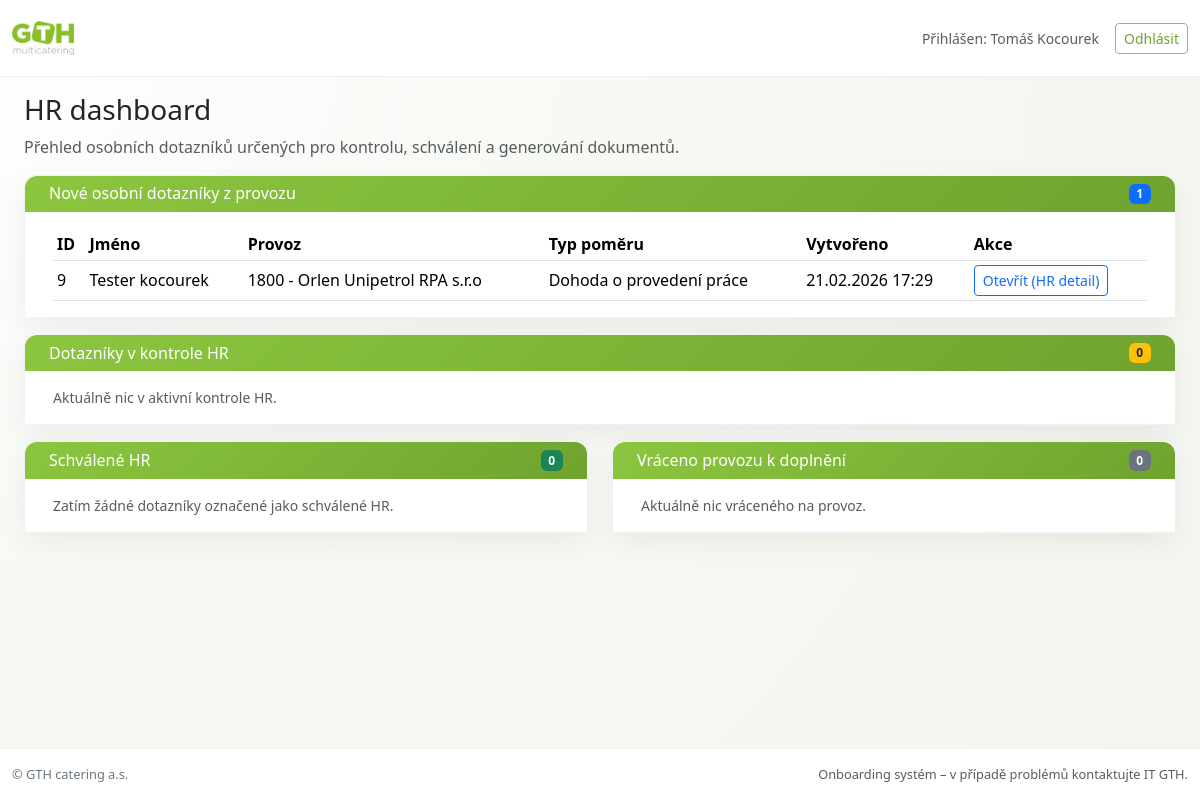
The page /hr/ (signed in) on the database as committed earlier.
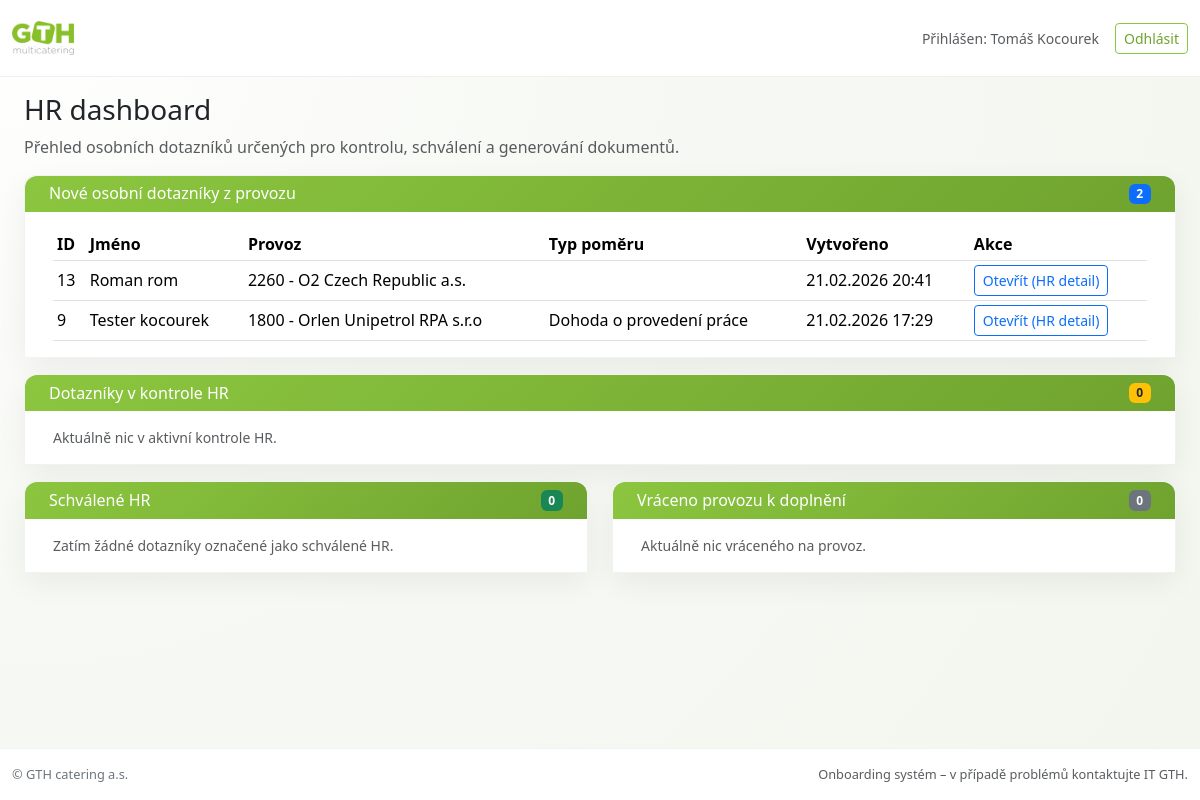
The same page on the database as committed later.
### osobni_dotaznik/models.py (models this page shows, shortened)
class OsobniDotaznik(models.Model):
    STAV_DRAFT = "draft"
    STAV_PROVOZ_ODESLAL = "provoz_odeslal"
    STAV_HR_KONTROLUJE = "hr_kontroluje"
    STAV_HR_SCHVALIL = "hr_schvalil"
    STAV_VRACENO_PROVOZU = "vraceno_provozu"
    STAVY_CHOICES = [
        (STAV_DRAFT, "Rozpracovaný (provoz)"),
        (STAV_PROVOZ_ODESLAL, "Odesláno z provozu"),
        (STAV_HR_KONTROLUJE, "HR kontroluje"),
        (STAV_HR_SCHVALIL, "Schváleno HR"),
        (STAV_VRACENO_PROVOZU, "Vráceno na doplnění provozu"),
    ]
    TYP_POMERU_HPP = "HPP"
    TYP_POMERU_DPP = "DPP"
    TYP_POMERU_DPC = "DPC"
    TYP_POMERU_CHOICES = [
        (TYP_POMERU_HPP, "Hlavní pracovní poměr"),
        (TYP_POMERU_DPP, "Dohoda o provedení práce"),
        (TYP_POMERU_DPC, "Dohoda o pracovní činnosti"),
    ]
    provoz = models.ForeignKey(
        "core.Provoz",
        on_delete=models.PROTECT,
        related_name="dotazniky",
        null=True,
        blank=True,
    )
    pozice = models.ForeignKey(
        "core.Pozice",
        on_delete=models.PROTECT,
        related_name="dotazniky",
        null=True,
        blank=True,
    )
    typ_pomeru = models.CharField(
        "Typ pracovního poměru",
        max_length=10,
        choices=TYP_POMERU_CHOICES,
        null=True,
        blank=True,
    )
    created_at = models.DateTimeField(
        "Datum založení",
        auto_now_add=True,
    )
    created_by = models.ForeignKey(
        User,
        verbose_name="Vytvořil (uživatel)",
        on_delete=models.SET_NULL,
        null=True,
        blank=True,
        related_name="dotazniky_vytvorene",
    )
    updated_at = models.DateTimeField(
        "Datum poslední změny",
        auto_now=True,
    )
    stav = models.CharField(
        "Stav dotazníku",
        max_length=32,
        choices=STAVY_CHOICES,
        default=STAV_DRAFT,
    )
    titul = models.CharField(
        "Titul",
        max_length=50,
        blank=True,
        help_text="Např. Bc., Mgr., Ing.",
    )
    jmeno = models.CharField(
        "Jméno",
        max_length=100,
    )
    prijmeni = models.CharField(
        "Příjmení",
        max_length=100,
    )
    rodna_prijmeni = models.CharField(
        "Rodné a všechna dřívější příjmení",
        max_length=255,
        blank=True,
    )
    datum_narozeni = models.DateField(
        "Datum narození",
    )
    misto_narozeni = models.CharField(
        "Místo narození",
        max_length=255,
    )
    statni_obcanstvi = models.CharField(
        "Státní občanství",
        max_length=255,
    )
    rodinny_stav = models.CharField(
        "Rodinný stav",
        max_length=255,
        blank=True,
    )
    telefon = models.CharField(
        "Telefon",
        max_length=50,
        blank=True,
    )  # * nepovinné
    email = models.EmailField(
        "E-mail",
        blank=True,
    )  # * nepovinné
    rodne_cislo = models.CharField(
        "Rodné číslo",
        max_length=20,
    )
    zdravotni_pojistovna = models.CharField(
        "Zdravotní pojišťovna",
        max_length=255,
    )
    cislo_uctu = models.CharField(
        "Číslo účtu",
        max_length=50,
    )
    kod_banky = models.CharField(
        "Kód banky",
        max_length=10,
    )
    nazev_banky = models.CharField(
        "Název banky / spořitelny",
        max_length=255,
        blank=True,
    )
    trvale_ulice = models.CharField(
        "Trvalé bydliště – ulice",
        max_length=255,
    )
    trvale_cislo_popisne = models.CharField(
        "Trvalé bydliště – číslo popisné/orientační",
        max_length=50,
    )
    trvale_mesto = models.CharField(
        "Trvalé bydliště – město/obec",
        max_length=255,
    )
    trvale_psc = models.CharField(
        "Trvalé bydliště – PSČ",
        max_length=20,
    )
    dorucovaci_ulice = models.CharField(
        "Doručovací adresa – ulice",
        max_length=255,
        blank=True,
    )
    dorucovaci_cislo_popisne = models.CharField(
        "Doručovací adresa – číslo popisné/orientační",
        max_length=50,
        blank=True,
    )
    dorucovaci_mesto = models.CharField(
        "Doručovací adresa – město/obec",
        max_length=255,
        blank=True,
    )
    dorucovaci_psc = models.CharField(
        "Doručovací adresa – PSČ",
        max_length=20,
        blank=True,
    )
    duchod_predcasny = models.BooleanField(
        "Předčasný důchod",
        default=False,
    )
    duchod_starobni = models.BooleanField(
        "Starobní důchod",
        default=False,
    )
    duchod_invalidni = models.BooleanField(
        "Invalidní důchod",
        default=False,
    )
    duchod_datum_vzniku = models.CharField(
        "Datum vzniku nároku na důchod",
        max_length=255,
        blank=True,
    )
    duchod_kdo_vyplaci = models.CharField(
        "Kdo důchod vyplácí",
        max_length=255,
        blank=True,
    )
    duchod_kdo_dopl_info = models.CharField(
        "Další informace k důchodu",
        max_length=255,
        blank=True,
    )
    vzdelani_zakladni = models.BooleanField(
        "Základní škola",
        default=False,
    )
    vzdelani_sou = models.BooleanField(
        "Střední odborné učiliště",
        default=False,
    )
    vzdelani_ss = models.BooleanField(
        "Střední škola",
        default=False,
    )
    vzdelani_gymnazium = models.BooleanField(
        "Gymnázium",
        default=False,
    )
    vzdelani_vs = models.BooleanField(
        "Vysoká škola",
        default=False,
    )
    vzdelani_misto_studia = models.CharField(
        "Vzdělání – místo studia",
        max_length=255,
        blank=True,
    )
    vzdelani_cr_zahranici = models.CharField(
        "Vzdělání – ČR / zahraničí",
        max_length=50,
        blank=True,  # např. "ČR" / "zahraničí"
    )
    vzdelani_rok_ukonceni = models.CharField(
        "Vzdělání – rok ukončení",
        max_length=10,
        blank=True,
    )
    vzdelani_mesto_obec = models.CharField(
        "Vzdělání – město/obec",
        max_length=255,
        blank=True,
    )
    vzdelani_skola_nazev = models.CharField(
        "Vzdělání – škola (název)",
        max_length=255,
        blank=True,
    )
    vzdelani_obor = models.CharField(
        "Vzdělání – obor",
        max_length=255,
        blank=True,
    )
    vzdelani_zakonceno_vyucni_list = models.BooleanField(
        "Zakončeno – výuční list",
        default=False,
    )
    vzdelani_zakonceno_maturita = models.BooleanField(
        "Zakončeno – maturitní vysvědčení",
        default=False,
    )
    vzdelani_zakonceno_diplom = models.BooleanField(
        "Zakončeno – diplom",
        default=False,
    )
    posledni_zam_nazev_firmy = models.CharField(
        "Poslední zaměstnavatel – název firmy",
        max_length=255,
        blank=True,
    )
    posledni_zam_pracovni_zarazeni = models.CharField(
        "Poslední zaměstnavatel – pracovní zařazení",
        max_length=255,
        blank=True,
    )
    posledni_zam_od = models.CharField(
        "Poslední zaměstnavatel – od",
        max_length=50,
        blank=True,
    )
    posledni_zam_do = models.CharField(
        "Poslední zaměstnavatel – do",
        max_length=50,
        blank=True,
    )
    cizinec_cislo_dokladu = models.CharField(
        "Číslo dokladu totožnosti (OP/PAS)",
        max_length=100,
        blank=True,
    )
    cizinec_povoleni_prace = models.CharField(
        "Povolení k výkonu práce",
        max_length=255,
        blank=True,
    )
    cizinec_povoleni_pobytu = models.CharField(
        "Povolení k pobytu na území ČR",
        max_length=255,
        blank=True,
    )
    cizinec_adresa_ulice = models.CharField(
        "Adresa cizince v ČR – ulice",
        max_length=255,
        blank=True,
    )
    cizinec_adresa_cislo = models.CharField(
        "Adresa cizince v ČR – číslo popisné/orientační",
        max_length=50,
        blank=True,
    )
    cizinec_adresa_stat_mesto = models.CharField(
        "Adresa cizince v ČR – stát/město",
        max_length=255,
        blank=True,
    )
    cizinec_adresa_psc = models.CharField(
        "Adresa cizince v ČR – PSČ",
        max_length=20,
        blank=True,
    )
    pojisteni_cizina_byl = models.BooleanField(
        "Účast na důchodovém pojištění v cizině – byl/a",
        default=False,
    )
    pojisteni_cizina_nazev_adresa_nositele = models.TextField(
        "Název a adresa cizozemského nositele pojištění",
        blank=True,
    )
    pojisteni_cizina_cislo_pojisteni = models.CharField(
        "Číslo cizozemského pojištění",
        max_length=255,
        blank=True,
    )
    srazky_existuji = models.BooleanField(
        "Nařízené srážky ze mzdy existují",
        default=False,
    )
    srazky_vymahajici_orgam_a_cj = models.TextField(
        "Vymáhající orgán a číslo jednací (srážky)",
        blank=True,
    )
    pocet_vyzivovanych_osob = models.PositiveIntegerField(
        "Počet vyživovaných osob",
        default=0,
    )
    zmenena_prac_schopnost = models.BooleanField(
        "Změněná pracovní schopnost",
        default=False,
    )
    vedeni_v_evidenci_up = models.BooleanField(
        "Veden v evidenci úřadu práce",
        default=False,
    )
    jiny_pracovni_pomer = models.BooleanField(
        "Mám ještě jiný pracovní poměr",
        default=False,
    )
    je_osvc = models.BooleanField(
        "Jsem OSVČ",
        default=False,
    )
    zapoctovy_list_predlozen = models.BooleanField(
        "Zápočtový list předložen",
        default=False,
    )
    cisty_trestni_rejstrik = models.BooleanField(
        "Čistý trestní rejstřík",
        default=False,
    )
    jine_poznamky = models.TextField(
        "Jiné (poznámky)",
        blank=True,
    )
    hr_poznamka_pro_provoz = models.TextField(
        "Poznámka HR pro provoz",
        blank=True,
    )
    created_by = models.ForeignKey(
        User,
        verbose_name="Vytvořil uživatel",
        on_delete=models.SET_NULL,
        null=True,
        blank=True,
        related_name="dotazniky_vytvorene",
    )
    odeslal_na_hr = models.ForeignKey(
        User,
        verbose_name="Odeslal na HR",
        on_delete=models.SET_NULL,
        null=True,
        blank=True,
        related_name="dotazniky_odeslane_na_hr",
    )
    odeslal_na_hr_at = models.DateTimeField(
        "Odesláno na HR",
        null=True,
        blank=True,
    )
    hr_posledni_kontrola = models.ForeignKey(
        User,
        verbose_name="Poslední kontrola HR",
        on_delete=models.SET_NULL,
        null=True,
        blank=True,
        related_name="dotazniky_kontrolovane_hr",
    )
    hr_posledni_kontrola_at = models.DateTimeField(
        "Datum poslední HR kontroly",
        null=True,
        blank=True,
    )
    hr_schvalil = models.ForeignKey(
        User,
        verbose_name="Schválil HR",
        on_delete=models.SET_NULL,
        null=True,
        blank=True,
        related_name="dotazniky_schvalene_hr",
    )
    hr_schvalil_at = models.DateTimeField(
        "Datum schválení HR",
        null=True,
        blank=True,
    )
    hr_vratil_provozu = models.ForeignKey(
        User,
        verbose_name="Vrátil na provoz",
        on_delete=models.SET_NULL,
        null=True,
        blank=True,
        related_name="dotazniky_vracene_provozu_hr",
    )
    hr_vraceno_provozu_at = models.DateTimeField(
        "Datum vrácení na provoz",
        null=True,
        blank=True,
    )
    hr_poznamka_pro_provoz = models.TextField(
        "Poznámka HR pro provoz",
        blank=True,
    )
    potvrzeni_podpis_text = models.TextField(
        "Text k podpisu zaměstnance",
        blank=True,
    )
    uvazek_fte = models.DecimalField(
        "Úvazek (FTE)",
        max_digits=4,
        decimal_places=2,
        null=True,
        blank=True,
        help_text="Např. 1.00, 0.75, 0.50",
    )
    pracovni_doba_popis = models.CharField(
        "Rozvržení pracovní doby",
        max_length=255,
        blank=True,
        help_text="Např. dvousměnný provoz, PO–PÁ, krátký/dlouhý týden…",
    )
    mzda_hruba = models.DecimalField(
        "Hrubá mzda / odměna",
        max_digits=10,
        decimal_places=2,
        null=True,
        blank=True,
        help_text="Např. 25000.00 nebo hodinová sazba",
    )

### core/models.py (models this page shows)
class Provoz(models.Model):
    cislo_provozu = models.IntegerField()
    nazev = models.CharField(max_length=255)
    ulice = models.CharField(max_length=255)
    mesto = models.CharField(max_length=255)
    kraj = models.CharField(max_length=255)
    psc = models.CharField(max_length=20)
    manazer = models.CharField(max_length=255, blank=True)
    email = models.EmailField(blank=True)
    def __str__(self):
        return f"{self.cislo_provozu} - {self.nazev}"

### frontend/views.py (the view)
# urls.py: path("hr/", views.hr_dashboard, name="hr_dashboard"),
@login_required
def hr_dashboard(request):
    profil = getattr(request.user, "profile", None)
    if not profil or profil.role != "hr":
        return redirect("frontend:provoz_dashboard")
    dotazniky_nove = OsobniDotaznik.objects.filter(
        stav=OsobniDotaznik.STAV_PROVOZ_ODESLAL
    ).order_by("-created_at")
    dotazniky_hr_kontroluje = OsobniDotaznik.objects.filter(
        stav=OsobniDotaznik.STAV_HR_KONTROLUJE
    ).order_by("-updated_at")
    dotazniky_schvalene = OsobniDotaznik.objects.filter(
        stav=OsobniDotaznik.STAV_HR_SCHVALIL
    ).order_by("-updated_at")
    dotazniky_vracene_provozu = OsobniDotaznik.objects.filter(
        stav=OsobniDotaznik.STAV_VRACENO_PROVOZU
    ).order_by("-updated_at")
    context = {
        "dotazniky_nove": dotazniky_nove,
        "dotazniky_hr_kontroluje": dotazniky_hr_kontroluje,
        "dotazniky_schvalene": dotazniky_schvalene,
        "dotazniky_vracene_provozu": dotazniky_vracene_provozu,
    }
    return render(request, "frontend/hr_dashboard.html", context)

### templates/frontend/hr_dashboard.html (shortened to what the changed rows need)
{% extends "base.html" %}
{% block content %}
<div class="container-fluid py-3">
  <div class="card gth-card mb-3">
    <div class="gth-card-header py-2 d-flex justify-content-between align-items-center">
      <h6 class="mb-0">Nové osobní dotazníky z provozu</h6>
      <span class="badge bg-primary">{{ dotazniky_nove|length }}</span>
    </div>
    <div class="gth-card-body py-3">
      {% if dotazniky_nove %}
        <div class="table-responsive">
          <table class="table table-sm align-middle mb-0">
            <thead>
              <tr>
                <th scope="col">ID</th>
                <th scope="col">Jméno</th>
                <th scope="col">Provoz</th>
                <th scope="col">Typ poměru</th>
                <th scope="col">Vytvořeno</th>
                <th scope="col">Akce</th>
              </tr>
            </thead>
            <tbody>
              {% for d in dotazniky_nove %}
                <tr>
                  <td>{{ d.id }}</td>
                  <td>{{ d.jmeno }} {{ d.prijmeni }}</td>
                  <td>{{ d.provoz }}</td>
                  <td>{{ d.get_typ_pomeru_display|default:"" }}</td>
                  <td>{{ d.created_at|date:"d.m.Y H:i" }}</td>
                  <td>
                    <a href="{% url 'frontend:dotaznik_detail_hr' d.id %}"
                       class="btn btn-sm btn-outline-primary">
                      Otevřít (HR detail)
                    </a>
                  </td>
                </tr>
              {% endfor %}
            </tbody>
          </table>
        </div>
      {% else %}
        <p class="text-muted mb-0 small">
          Zatím žádné nové dotazníky z provozu čekající na HR.
        </p>
      {% endif %}
    </div>
  </div>
</div>
{% endblock %}

Rows that differ between the two databases and show on the page:
now on this page (row edited): OsobniDotaznik: id "13", jmeno "Roman", prijmeni "rom", provoz "2260 - O2 Czech Republic a.s.", created_at "21.02.2026 20:41"
Other text that changed with them:
{{ dotazniky_nove|length }}: "1" → "2"
